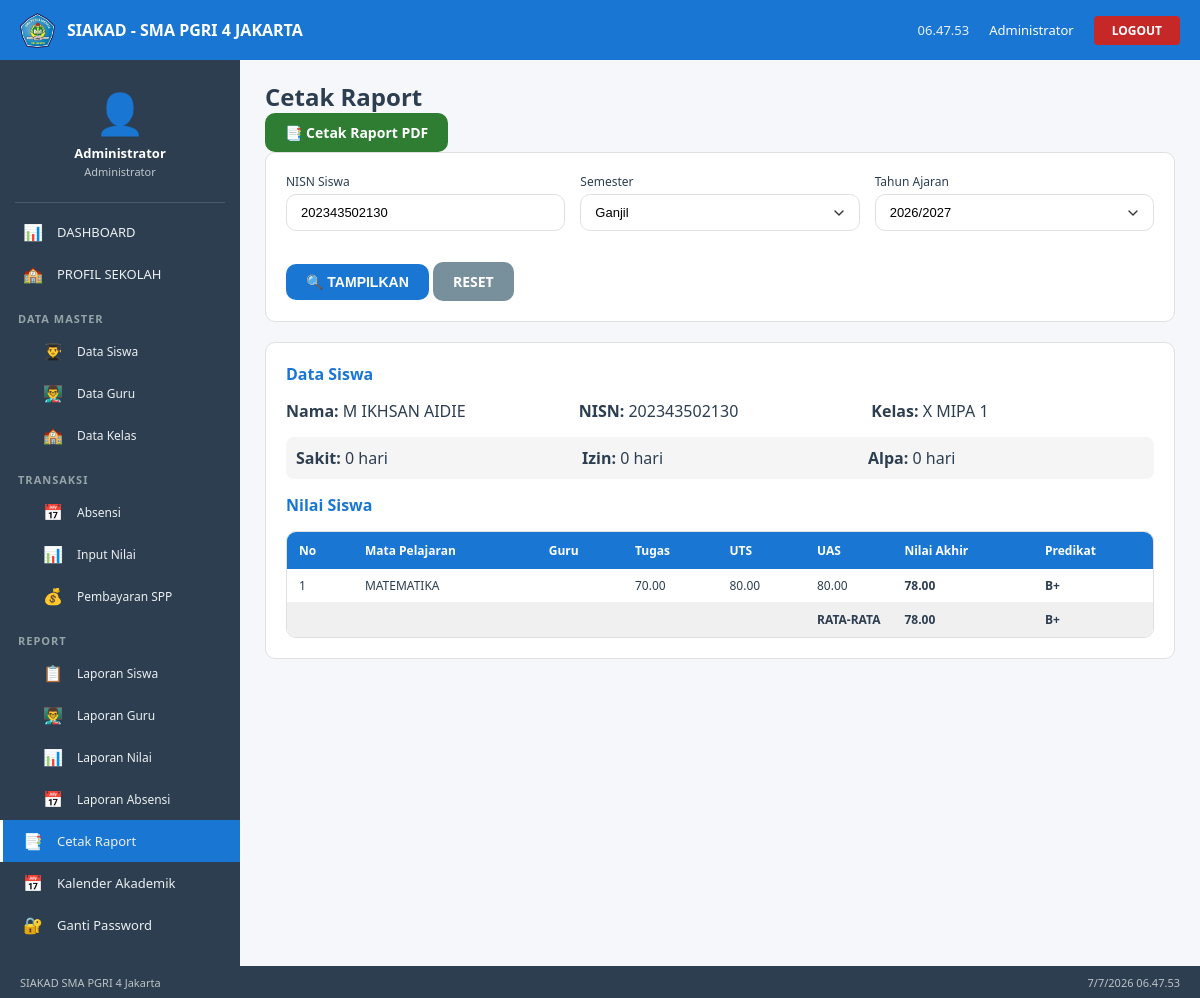
The page /laporan/raport.php?nisn=202343502130 (signed in) on the database its author committed.
### tables this page shows
CREATE TABLE `tbl_siswa` (
  `nisn` varchar(20) NOT NULL,
  `nis` varchar(20) DEFAULT NULL,
  `nama` varchar(100) NOT NULL,
  `jk` enum('Laki-laki','Perempuan') NOT NULL,
  `tempat_lahir` varchar(50) DEFAULT NULL,
  `tgl_lahir` date DEFAULT NULL,
  `agama` enum('Islam','Kristen','Katolik','Hindu','Budha','Konghucu') NOT NULL,
  `alamat` text DEFAULT NULL,
  `no_hp` varchar(15) DEFAULT NULL,
  `email` varchar(50) DEFAULT NULL,
  `kelas` varchar(20) NOT NULL,
  `jurusan` varchar(30) DEFAULT NULL,
  `tahun_masuk` varchar(4) DEFAULT NULL,
  `nama_ayah` varchar(100) DEFAULT NULL,
  `nama_ibu` varchar(100) DEFAULT NULL
);

CREATE TABLE `tbl_nilai` (
  `id_nilai` int(11) NOT NULL,
  `nisn` varchar(20) NOT NULL,
  `nama_siswa` varchar(100) NOT NULL,
  `mata_pelajaran` varchar(50) DEFAULT NULL,
  `guru_pengajar` varchar(100) DEFAULT NULL,
  `tugas` decimal(5,2) DEFAULT 0.00,
  `uts` decimal(5,2) DEFAULT 0.00,
  `uas` decimal(5,2) DEFAULT 0.00,
  `nilai_akhir` decimal(5,2) DEFAULT 0.00
);

### laporan/raport.php (the view, shortened to what this page needs)
<?php
include '../config/koneksi.php';
include '../includes/header.php';
$nisn = $_GET['nisn'] ?? '';
$semester = $_GET['semester'] ?? 'Ganjil';
$tahun = $_GET['tahun'] ?? date('Y') . '/' . (date('Y')+1);
$data_siswa = null;
$nilaiList = [];
if ($nisn) {
    $data_siswa = mysqli_fetch_assoc(mysqli_query($conn, "SELECT * FROM tbl_siswa WHERE nisn = '$nisn'"));
    if ($data_siswa) {
        $nilaiList = mysqli_query($conn, "SELECT * FROM tbl_nilai WHERE nisn = '$nisn' ORDER BY mata_pelajaran");
    }
}
?>
<div class="page-header">
    <h2>Cetak Raport</h2>
    <?php if ($data_siswa): ?>
    <a href="raport_pdf.php?nisn=<?php echo $nisn; ?>&semester=<?php echo $semester; ?>&tahun=<?php echo $tahun; ?>" class="btn btn-success" target="_blank">📑 Cetak Raport PDF</a>
    <?php endif; ?>
</div>
<div class="card">
    <form method="POST">
        <div style="display:grid;grid-template-columns:1fr 1fr 1fr;gap:15px;">
            <div class="form-group">
                <label>NISN Siswa</label>
                <input type="text" name="nisn" class="form-control" value="<?php echo $nisn; ?>" placeholder="Masukkan NISN" required>
            </div>
            <div class="form-group">
                <label>Semester</label>
                <select name="semester" class="form-control">
                    <option value="Ganjil" <?php echo $semester == 'Ganjil' ? 'selected' : ''; ?>>Ganjil</option>
                </select>
            </div>
            <div class="form-group">
                <label>Tahun Ajaran</label>
                <select name="tahun" class="form-control">
                    <?php for($i = 2022; $i <= date('Y'); $i++): ?>
                    <option value="<?php echo $i . '/' . ($i+1); ?>" <?php echo $tahun == $i . '/' . ($i+1) ? 'selected' : ''; ?>><?php echo $i . '/' . ($i+1); ?></option>
                    <?php endfor; ?>
                </select>
            </div>
        </div>
        <div style="margin-top:15px;">
            <button type="submit" class="btn btn-primary">🔍 TAMPILKAN</button>
            <a href="raport.php" class="btn btn-secondary">RESET</a>
        </div>
    </form>
</div>
<?php if ($data_siswa): ?>
<div class="card">
    <div class="card-title">Data Siswa</div>
    <div style="display:grid;grid-template-columns:1fr 1fr 1fr;gap:10px;margin-bottom:15px;">
        <div><strong>Nama:</strong> <?php echo $data_siswa['nama']; ?></div>
        <div><strong>NISN:</strong> <?php echo $data_siswa['nisn']; ?></div>
        <div><strong>Kelas:</strong> <?php echo $data_siswa['kelas']; ?></div>
    </div>
    <?php
    $sakit = 0; $izin = 0; $alpa = 0;
    ?>
    <div style="display:grid;grid-template-columns:1fr 1fr 1fr;gap:10px;margin-bottom:15px;background:#f5f5f5;padding:10px;border-radius:8px;">
        <div><strong>Sakit:</strong> <?php echo $sakit; ?> hari</div>
        <div><strong>Izin:</strong> <?php echo $izin; ?> hari</div>
        <div><strong>Alpa:</strong> <?php echo $alpa; ?> hari</div>
    </div>
    <div class="card-title" style="margin-top:15px;">Nilai Siswa</div>
    <div class="table-container">
        <table class="table">
            <thead>
                <tr>
                    <th>No</th>
                    <th>Mata Pelajaran</th>
                    <th>Guru</th>
                    <th>Tugas</th>
                    <th>UTS</th>
                    <th>UAS</th>
                    <th>Nilai Akhir</th>
                    <th>Predikat</th>
                </tr>
            </thead>
            <tbody>
                <?php
                $no = 1;
                $totalNilai = 0;
                $count = 0;
                while ($row = mysqli_fetch_assoc($nilaiList)):
                    $totalNilai += $row['nilai_akhir'];
                    $count++;
                    $predikat = $row['nilai_akhir'] >= 90 ? 'A' : ($row['nilai_akhir'] >= 80 ? 'A-' : ($row['nilai_akhir'] >= 70 ? 'B+' : ($row['nilai_akhir'] >= 60 ? 'B' : 'C')));
                ?>
                <tr>
                    <td><?php echo $no++; ?></td>
                    <td><?php echo $row['mata_pelajaran']; ?></td>
                    <td><?php echo $row['guru_pengajar']; ?></td>
                    <td><?php echo $row['tugas']; ?></td>
                    <td><?php echo $row['uts']; ?></td>
                    <td><?php echo $row['uas']; ?></td>
                    <td><strong><?php echo number_format($row['nilai_akhir'], 2); ?></strong></td>
                    <td><strong><?php echo $predikat; ?></strong></td>
                </tr>
                <?php endwhile; ?>
                <?php if ($count == 0): ?>
                <tr><td colspan="8" style="text-align:center;">Belum ada data nilai</td></tr>
                <?php else: ?>
                <tr style="background:#f0f0f0;font-weight:bold;">
                    <td colspan="6" style="text-align:right;">RATA-RATA</td>
                    <td><?php echo number_format($totalNilai/$count, 2); ?></td>
                    <td><?php echo $totalNilai/$count >= 90 ? 'A' : ($totalNilai/$count >= 80 ? 'A-' : ($totalNilai/$count >= 70 ? 'B+' : ($totalNilai/$count >= 60 ? 'B' : 'C'))); ?></td>
                </tr>
                <?php endif; ?>
            </tbody>
        </table>
    </div>
</div>
<?php endif; ?>
<?php include '../includes/footer.php'; ?>

### assets/css/style.css (style rules this page uses)
* { margin: 0; padding: 0; box-sizing: border-box; }
body { font-family: 'Segoe UI', Tahoma, Geneva, Verdana, sans-serif; background: #F5F7FA; color: #2C3E50; }
.form-group { margin-bottom: 16px; }
.form-group label { display: block; font-size: 12px; font-weight: 500; color: #2C3E50; margin-bottom: 4px; }
.form-control { width: 100%; padding: 10px 14px; border: 1px solid #E0E0E0; border-radius: 10px; font-size: 13px; transition: border-color 0.3s; background: white; }
select.form-control { appearance: none; background-repeat: no-repeat; background-position: right 12px center; background-size: 16px; }
.btn { padding: 10px 20px; border: none; border-radius: 10px; font-size: 14px; font-weight: bold; cursor: pointer; transition: background 0.3s; text-decoration: none; display: inline-block; text-align: center; }
.btn-primary { background: #1976D2; color: white; }
.btn-success { background: #2E7D32; color: white; }
.btn-secondary { background: #78909C; color: white; }
.table-container { overflow-x: auto; background: white; border-radius: 10px; border: 1px solid #E0E0E0; margin-top: 15px; }
.table { width: 100%; border-collapse: collapse; font-size: 12px; }
.table th { background: #1976D2; color: white; padding: 10px 12px; text-align: left; font-weight: 600; white-space: nowrap; }
.table td { padding: 8px 12px; border-bottom: 1px solid #f0f0f0; }
.card { background: white; border-radius: 10px; border: 1px solid #E0E0E0; padding: 20px; margin-bottom: 20px; }
.card-title { font-size: 16px; font-weight: bold; color: #1976D2; margin-bottom: 15px; }

### rows shown on the page
tbl_siswa: nama "M IKHSAN AIDIE", nisn "202343502130", kelas "X MIPA 1"
tbl_nilai: mata_pelajaran "MATEMATIKA", tugas "70.00", uts "80.00", uas "80.00", nilai_akhir "78.00", nilai_akhir "B+"

### other values the page prints
$_SESSION['nama'] "Administrator"
$sakit "0"
$izin "0"
$alpa "0"
$totalNilai/$count "78.00"
form field tahun "2026/2027"
